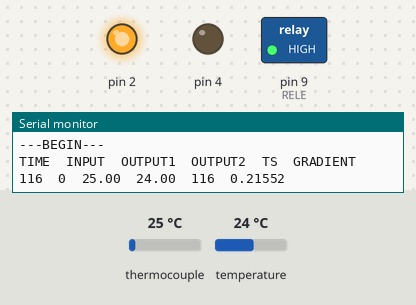
Bench run of a sketch on a simulated Arduino Uno, built with avr-gcc and run on an emulated ATmega328P. Parts: switched loads named in the sketch (green lamp = pin HIGH), output pins drawn as LEDs (lit = HIGH), the last lines printed to the serial monitor. Wiring (inferred from the names in the program): MAX6675 thermocouple converter: CS pin 10; MISO pin 12; SCK pin 13. Inputs (shaded band) come from the test bench; at power-on: thermocouple 25 °C, temperature 24 °C. Pins used as bus, display or sensor lines are not drawn.

Above: at 0.9 s.
At 4.0 s:
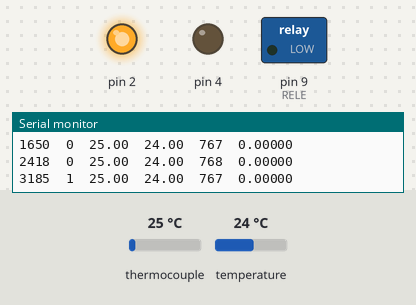
Timing chart, 0 to 5.5 s (numbered marks = the images above):
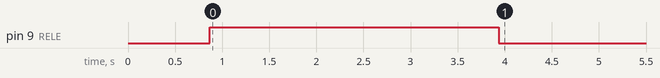

Measured:
- by itself, pin 9 (RELE): LOW → HIGH at 0.87 s, → LOW 3.1 s later

The sketch:

levantar_planta.ino
```cpp
#include <SPI.h>
#include <OneWire.h>
#include <DallasTemperature.h>

#define MAX6675_CS   10
#define MAX6675_SO   12
#define MAX6675_SCK  13
#define RELE 9
#define VCC_RELE 8
#define ONE_WIRE_BUS 3
// Setup a oneWire instance to communicate with any OneWire devices (not just Maxim/Dallas temperature ICs)
OneWire oneWire(ONE_WIRE_BUS);

// Pass our oneWire reference to Dallas Temperature.
DallasTemperature sensors(&oneWire);

unsigned long time;
unsigned long before;
int dt;
float temp;
float anterior;
float delta;

void setup()
{
    pinMode(RELE, OUTPUT);
    pinMode(VCC_RELE, OUTPUT);
    pinMode(2,OUTPUT);
    pinMode(4,OUTPUT);
    digitalWrite(2,HIGH);
    digitalWrite(4,LOW);
    digitalWrite(VCC_RELE,HIGH);
    sensors.begin();
    Serial.begin(9600);
    Serial.println("---BEGIN---");
    anterior=readThermocouple();
    Serial.print("TIME");
    Serial.print("\t");
    Serial.print("INPUT");
    Serial.print("\t");
    Serial.print("OUTPUT1");
    Serial.print("\t");
    Serial.print("OUTPUT2");
    Serial.print("\t");
    Serial.print("TS");
    Serial.print("\t");
    Serial.println("GRADIENT");
    delay(100);

}

void loop()
{
    time = millis();
    dt = time - before;
    sensors.requestTemperatures();
    if (time > 2500){
        digitalWrite(RELE,LOW);
        temp=readThermocouple();
        delta=(temp-anterior)/dt;
        Serial.print(time);
        Serial.print("\t");
        Serial.print("1");
        Serial.print("\t");
        Serial.print(temp);
        Serial.print("\t");
        Serial.print(sensors.getTempCByIndex(0));
        Serial.print("\t");
        Serial.print(dt);
        Serial.print("\t");
        Serial.println(delta,5);
    }
    else
    {
        digitalWrite(RELE,HIGH);
        temp=readThermocouple();
        delta=(temp-anterior)/dt;
        Serial.print(time);
        Serial.print("\t");
        Serial.print("0");
        Serial.print("\t");
        Serial.print(temp);
        Serial.print("\t");
        Serial.print(sensors.getTempCByIndex(0));
        Serial.print("\t");
        Serial.print(dt);
        Serial.print("\t");
        Serial.println(delta,5);
    }
    before=time;
    anterior=temp;
}

double readThermocouple() {

  uint16_t v;
  pinMode(MAX6675_CS, OUTPUT);
  pinMode(MAX6675_SO, INPUT);
  pinMode(MAX6675_SCK, OUTPUT);

  digitalWrite(MAX6675_CS, LOW);
  delay(1);

  // Read in 16 bits,
  //  15    = 0 always
  //  14..2 = 0.25 degree counts MSB First
  //  2     = 1 if thermocouple is open circuit
  //  1..0  = uninteresting status

  v = shiftIn(MAX6675_SO, MAX6675_SCK, MSBFIRST);
  v <<= 8;
  v |= shiftIn(MAX6675_SO, MAX6675_SCK, MSBFIRST);

  digitalWrite(MAX6675_CS, HIGH);
  if (v & 0x4)
  {
    // Bit 2 indicates if the thermocouple is disconnected
    return NAN;
  }

  // The lower three bits (0,1,2) are discarded status bits
  v >>= 3;

  // The remaining bits are the number of 0.25 degree (C) counts
  return v*0.25;
}
//203512
```
